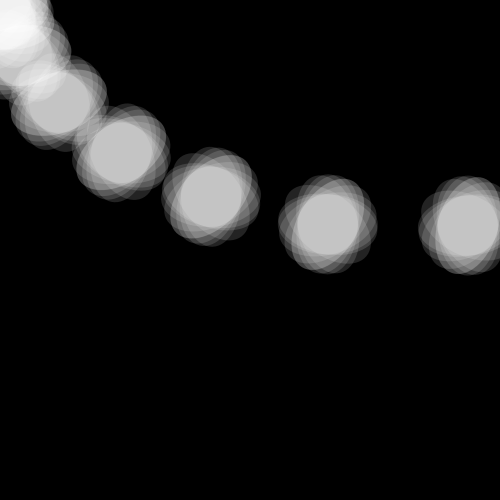
Frame 1 (no input)
Frame 2 (the mouse pressed at the canvas centre, redrawn once): identical to frame 1, image omitted

The Processing sketch that drew this single still picture (run headless with seeded random() and noise(); the mouse was pressed at the canvas centre and the sketch redrawn once):

// Processing sketch: processing_83641
// ── processing_83641.pde

void setup ()
{
  size(500,500);
  smooth();
  
  
}

void draw()
{
  background(0);
  noStroke();
  fill(255,35);
  
  for(int posx=0; posx<=500; posx=posx+20)
  for(int posy=0; posy<=500; posy=posy+20)
  {
  
  //largeur de l'ellipse
  int L=120/2;
  int H=200/2;
  
  translate(posx,posy);
  ellipse(0,0,H,L);

  rotate(PI/10);
  ellipse(0,0,H,L);
  
  rotate(PI/9);
  ellipse(0,0,H,L);
  
  rotate(PI/8);
  ellipse(0,0,H,L);
  
  rotate(PI/7);
  ellipse(0,0,H,L);
  
  rotate(PI/6);
  ellipse(0,0,H,L);
  
  rotate(PI/5);
  ellipse(0,0,H,L);
  
    rotate(PI/4);
  ellipse(0,0,H,L);
  
   rotate(PI/3);
  ellipse(0,0,H,L);
  
   rotate(PI/2);
  ellipse(0,0,H,L);
  
  }
  
  noLoop();
}
